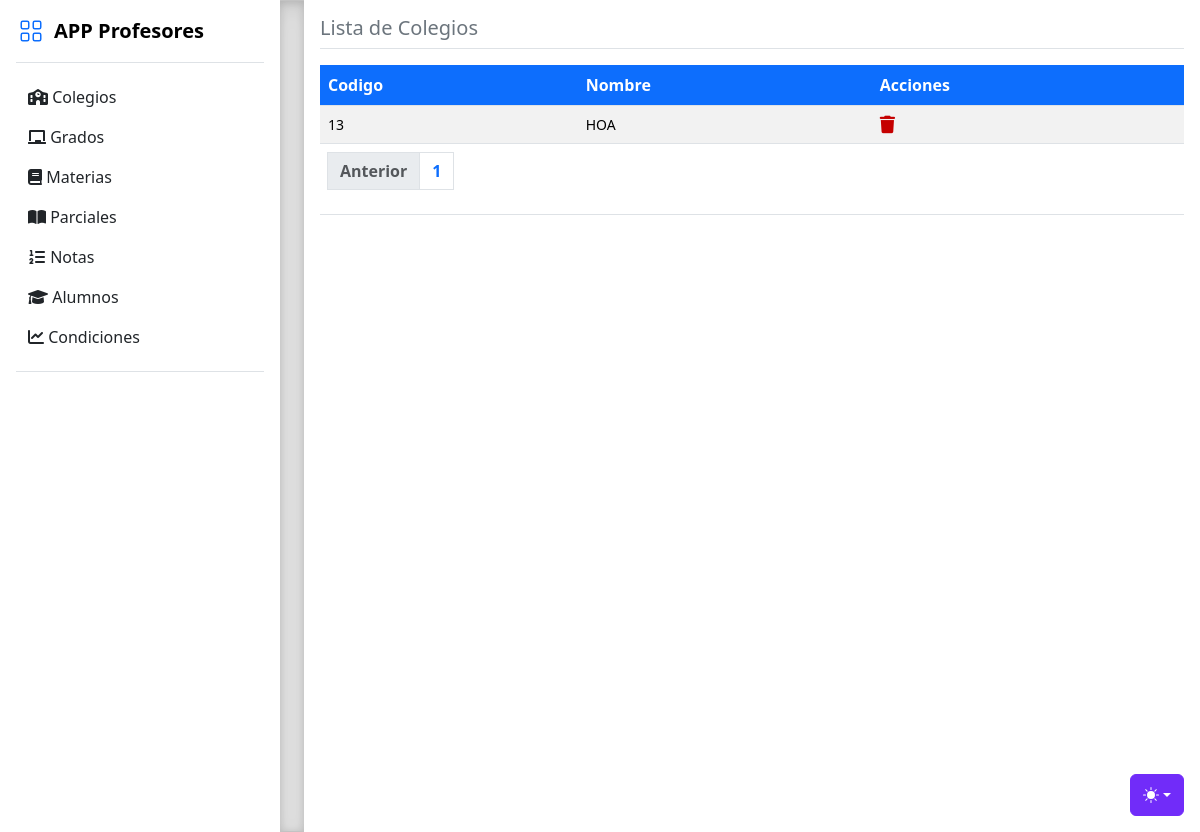
Page /colegio/ver on the earlier database version.
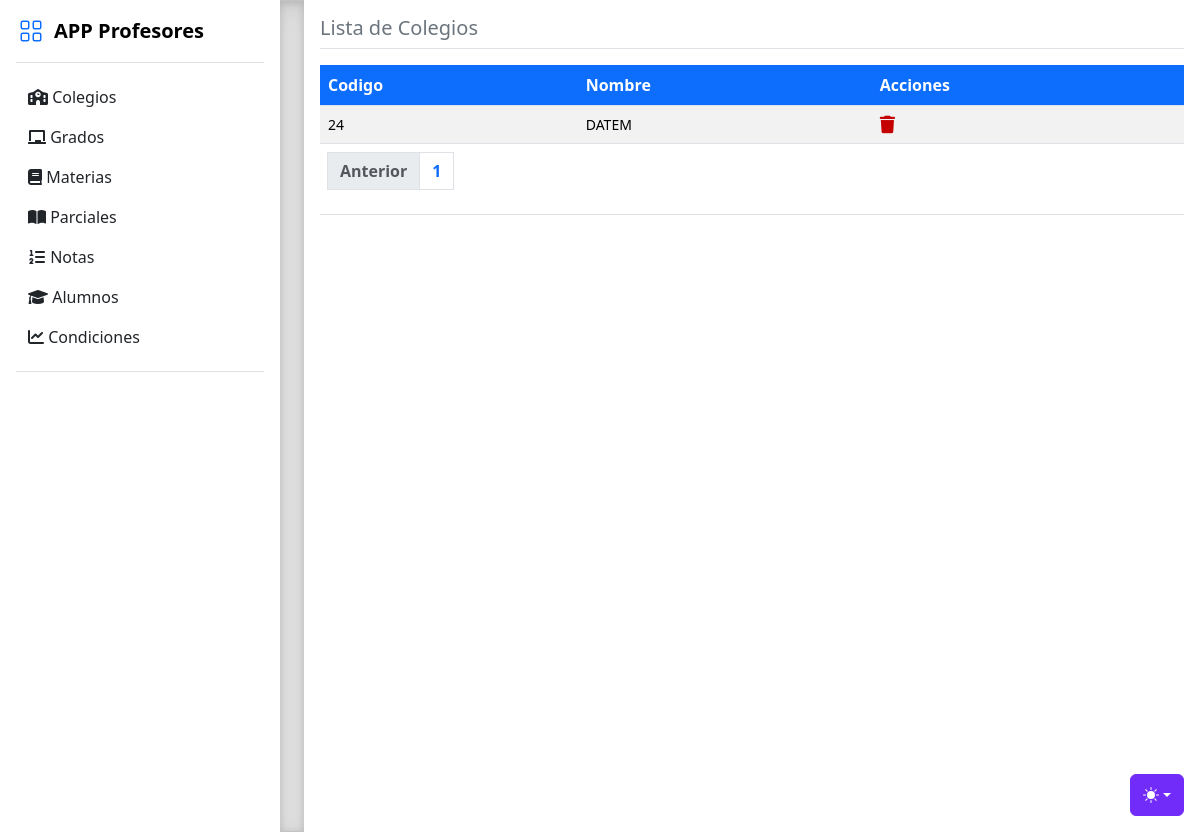
Same page on the later database version.
### tables this page shows
CREATE TABLE colegios (
  id INTEGER PRIMARY KEY AUTOINCREMENT,
  nombre VARCHAR(255) NOT NULL
);

### routers/colegio.py (the view)
@router.get("/colegio/ver")
def verColegios(req:Request, page: int = 1):
    verDb = FuncionesDB()
    colegios = verDb.mostrarTablaPaginada("colegios", page, 15)
    total_productos = verDb.contarFilas("colegios")
    total_paginas = math.ceil(total_productos / 15)
    return template.TemplateResponse("colegio_ver.html", { "request" : req, "colegios": colegios, "page": page, "total_paginas": total_paginas })

### templates/colegio_ver.html (shortened to what this page needs)
<!doctype html>
<html lang="es" data-bs-theme="auto">
  <head><script src="/templates/static/color-modes.js"></script>
    <link href="/templates/static/bootstrap.min.css" rel="stylesheet">
    <link href="/templates/static/style.css" rel="stylesheet">
    <link rel="stylesheet" href="https://cdnjs.cloudflare.com/ajax/libs/font-awesome/6.0.0-beta3/css/all.min.css" />
    <link rel="stylesheet" href="https://cdn.jsdelivr.net/npm/@docsearch/css@3">
    <link href="/templates/static/sidebars.css" rel="stylesheet">
  </head>
  <body>
    <div class="dropdown position-fixed bottom-0 end-0 mb-3 me-3 bd-mode-toggle">
      <button class="btn btn-bd-primary py-2 dropdown-toggle d-flex align-items-center"
              id="bd-theme"
              type="button"
              aria-expanded="false"
              data-bs-toggle="dropdown"
              aria-label="Toggle theme (auto)">
        <svg class="bi my-1 theme-icon-active" width="1em" height="1em"><use href="#circle-half"></use></svg>
      </button>
    </div>
<main class="d-flex flex-nowrap">
  <div class="flex-shrink-0 p-3" style="width: 280px;">
    <a href="/productos/ver_todos" class="d-flex align-items-center pb-3 mb-3 link-body-emphasis text-decoration-none border-bottom">
      <svg class="bi pe-none me-2" width="30" height="24" style="color: #0D6EFD;"><use xlink:href="#grid"/></svg>
      <span class="fs-5 fw-semibold">APP Profesores</span>
    </a>
    <ul class="list-unstyled ps-0">
      {% include 'menu.html' %}
  <div class="b-example-divider b-example-vr"></div>
  <div class="m-3 w-100 vh-100">
    <h5 class="text-secondary">Lista de Colegios</h5>
    <div class="border-top mb-3 w-100"></div>
    <article>
      <table class="table table-striped m-0 bg-success text-white">
          <thead>
              <tr>
                  <th class="centrado bg-primary text-white">Codigo</th>
                  <th class="centrado bg-primary text-white">Nombre</th>
                  <th class="centrado bg-primary text-white">Acciones</th>
              </tr>
          </thead>
          <tbody>
          {% for colegio in colegios %}
              <tr>
                  <td class="centrado small">{{ colegio[0] }}</td>
                  <td class="centrado small">{{ colegio[1] }}</td>
                  <td class="centrado small">
                    <a href="#" onclick="confirmarBorrado('{{ colegio[0] }}')">
                    </a>
                      </td>
              </tr>
              {% endfor %}
              </div>
      <table class="table table-striped m-0">
          <thead><tr><th class="text-white m-0">
      <nav aria-label="Page navigation example m-0">
          <ul class="pagination">
              <li class="page-item">
                  {% if page > 1 %}
                      <a class="page-link" href="/colegio/ver?page={{ page - 1 }}">Anterior</a>
                      {% else %}
                      <li class="page-item disabled">
                          <a class="page-link">Anterior</a>
                      </li>
                  {% endif %}
              </li>
              {% for i in range(total_paginas) %}
                  <li class="page-item"><a class="page-link" href="/colegio/ver?page={{ i + 1 }}">{{ i + 1 }}</a></li>
              {% endfor %}
          </ul>
      </nav>
      </tr></thead>
  </table>
</main>
</body>
</html>

### templates/menu.html (shortened to what this page needs)
<li class="mb-1">
  <button class="btn d-inline-flex align-items-center rounded border-0 collapsed" data-bs-toggle="collapse" data-bs-target="#home-collapse" aria-expanded="false">
    <i class="fa-solid fa-school"></i>&nbsp;Colegios
  </button>
</li>
<li class="mb-1">
  <button class="btn d-inline-flex align-items-center rounded border-0 collapsed" data-bs-toggle="collapse" data-bs-target="#dashboard-collapse" aria-expanded="false">
    <i class="fa-solid fa-chalkboard"></i>&nbsp;Grados
  </button>
</li>
<li class="mb-1">
  <button class="btn d-inline-flex align-items-center rounded border-0 collapsed" data-bs-toggle="collapse" data-bs-target="#orders-collapse" aria-expanded="false">
    <i class="fa-solid fa-book"></i>&nbsp;Materias
  </button>
</li>
<li class="mb-1">
  <button class="btn d-inline-flex align-items-center rounded border-0 collapsed" data-bs-toggle="collapse" data-bs-target="#joni-collapse" aria-expanded="false">
    <i class="fa-solid fa-book-open"></i>&nbsp;Parciales
  </button>
</li>
<li class="mb-1">
  <button class="btn d-inline-flex align-items-center rounded border-0 collapsed" data-bs-toggle="collapse" data-bs-target="#almacen-collapse" aria-expanded="false">
    <i class="fa-solid fa-list-ol"></i>&nbsp;Notas
  </button>
</li>
<li class="mb-1">
  <button class="btn d-inline-flex align-items-center rounded border-0 collapsed" data-bs-toggle="collapse" data-bs-target="#ingreso-collapse" aria-expanded="false">
    <i class="fa-solid fa-graduation-cap"></i>&nbsp;Alumnos
  </button>
</li>
<li class="mb-1">
  <button class="btn d-inline-flex align-items-center rounded border-0 collapsed" data-bs-toggle="collapse" data-bs-target="#movimiento-collapse" aria-expanded="false">
    <i class="fa-solid fa-chart-line"></i>&nbsp;Condiciones
  </button>
</li>
<li class="border-top my-3"></li>
</ul>
</div>

### templates/static/style.css (style rules this page uses)
main { overflow-x: auto; overflow-y: hidden; }
.dropdown-toggle { outline: 0; }
.b-example-divider { background-color: rgba(0, 0, 0, .1); border: solid rgba(0, 0, 0, .15); border-width: 1px 0; box-shadow: inset 0 .5em 1.5em rgba(0, 0, 0, .1), inset 0 .125em .5em rgba(0, 0, 0, .15); }
.b-example-vr { flex-shrink: 0; width: 1.5rem; height: inherit; }
.bi { vertical-align: -.125em; fill: currentColor; }
.btn-bd-primary { --bd-violet-bg: #712cf9; --bd-violet-rgb: 112.520718, 44.062154, 249.437846; --bs-btn-font-weight: 600; --bs-btn-color: var(--bs-white); --bs-btn-bg: var(--bd-violet-bg); --bs-btn-border-color: var(--bd-violet-bg); --bs-btn-hover-color: var(--bs-white); --bs-btn-hover-bg: #6528e0; --bs-btn-hover-border-color: #6528e0; --bs-btn-focus-shadow-rgb: var(--bd-violet-rgb); --bs-btn-active-color: var(--bs-btn-hover-color); --bs-btn-active-bg: #5a23c8; --bs-btn-active-border-color: #5a23c8; }
.bd-mode-toggle { z-index: 1500; }

### templates/static/sidebars.css (style rules this page uses)
.dropdown-toggle { outline: 0; }

Differences in the rows shown:
removed colegios: id "13", nombre "HOA"
added colegios: id "24", nombre "DATEM"
